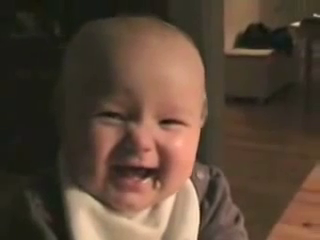
#> input picture frame 191 of funnybaby.mp4, 320 x 240 px
$ python RealTineDetector.py
#> lines starting #> are read from the running program, lines starting #| are printed output that depends on the picture; after the words box and inside, x2 and y2 are one past the last pixel; in counts of white or black regions, pixels touching at a corner belong together
import cv2
from random import randrange

#Load some pre-trained data on face frontals from opencv (haar cascade algorithm)
trained_face_data = cv2.CascadeClassifier('haarcascade_frontalface_default.xml')

#To capture video from webcam
#webcam = cv2.VideoCapture(0) # 0 to capture video from webcam. File name to capture video from file.

#Capture from video file
webcam = cv2.VideoCapture('funnybaby.mp4')

#Iterate forever over frames
while True:

    # Read the current frame
    successful_frame_read , frame = webcam.read()
#> frame is the input picture: shape (240, 320, 3); mean B, G, R 54.8, 69.5, 88

    #make image grayscale for algorithm
    grayscaled_img = cv2.cvtColor(frame, cv2.COLOR_BGR2GRAY)
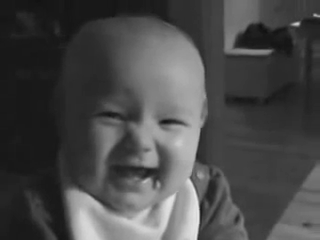
#> grayscaled_img: shape (240, 320); min 16, max 233, mean 73.3

    #Detect faces
    face_coordinates = trained_face_data.detectMultiScale(grayscaled_img)
#> face_coordinates = [[73, 58, 145, 145]]

    #draw rectangles around face/s
    for (x,y,w,h) in face_coordinates:
        cv2.rectangle(frame, (x,y),(x+w,y+h), (randrange(128,256),randrange(128,256),randrange(128,256)) , 3)
#> this loop made 1 pass
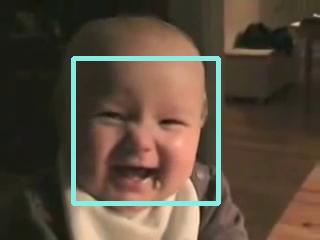
#> frame: shape (240, 320, 3); 3.76% of pixels changed, all inside (x1, y1, x2, y2) = (71, 56, 221, 206)

    #show the image
    cv2.imshow('Face/s Detected', frame)
    key = cv2.waitKey(1)
#> (key Esc is pressed here)

    ####Stop if Q key is pressed####
    if key == 81 or key == 113:
        break

##Release webcam
webcam.release()

print ("Code Complete")

$ run again, starting later in the video
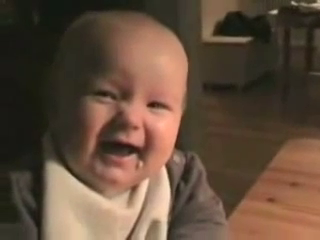
#> input picture frame 863 of funnybaby.mp4, 320 x 240 px
#> frame is the input picture: shape (240, 320, 3); mean B, G, R 59.7, 76.5, 97.8
#> `grayscaled_img = cv2.cvtColor(frame, cv2.COLOR_BGR2GRAY)`:
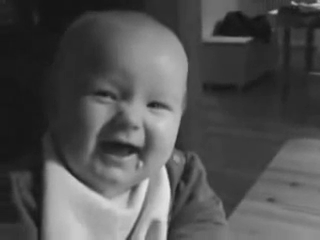
#> grayscaled_img: shape (240, 320); min 17, max 231, mean 80.9
#> face_coordinates = [[61, 39, 143, 143]]
#> the loop `for (x,y,w,h) in face_coordinates:` made 1 pass
#> after the loop `for (x,y,w,h) in face_coordinates:`:
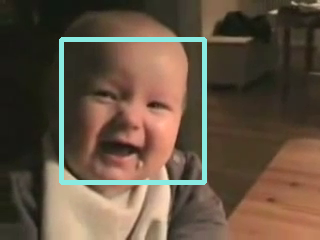
#> frame: shape (240, 320, 3); 3.71% of pixels changed, all inside (x1, y1, x2, y2) = (59, 37, 207, 185)

$ run again, starting later in the video
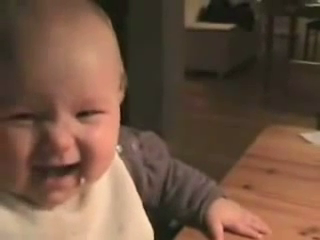
#> input picture frame 1534 of funnybaby.mp4, 320 x 240 px
#> frame is the input picture: shape (240, 320, 3); mean B, G, R 65.6, 83, 110.1
#> `grayscaled_img = cv2.cvtColor(frame, cv2.COLOR_BGR2GRAY)`:
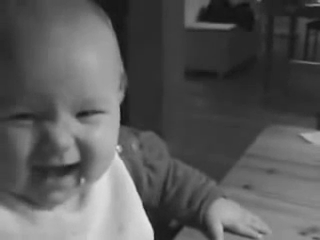
#> grayscaled_img: shape (240, 320); min 17, max 230, mean 89.1
#> face_coordinates = [[3, 67, 125, 125]]
#> the loop `for (x,y,w,h) in face_coordinates:` made 1 pass
#> after the loop `for (x,y,w,h) in face_coordinates:`:
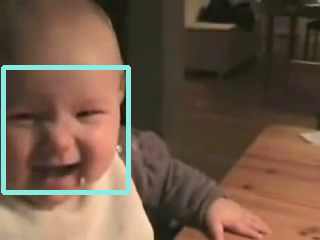
#> frame: shape (240, 320, 3); 3.24% of pixels changed, all inside (x1, y1, x2, y2) = (1, 65, 131, 195)
